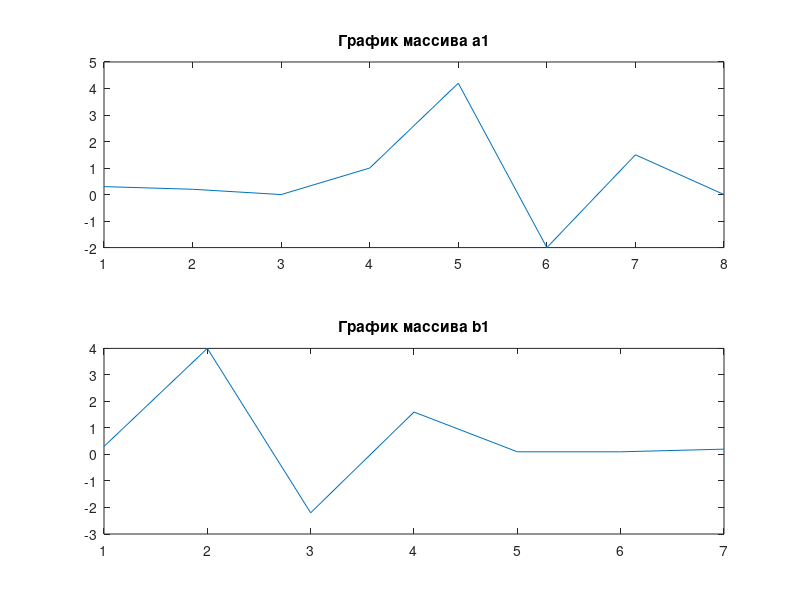
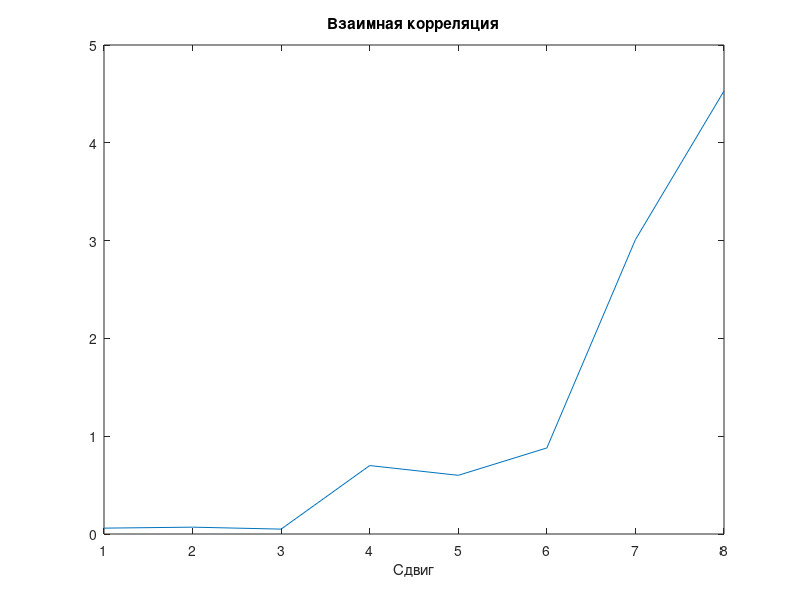
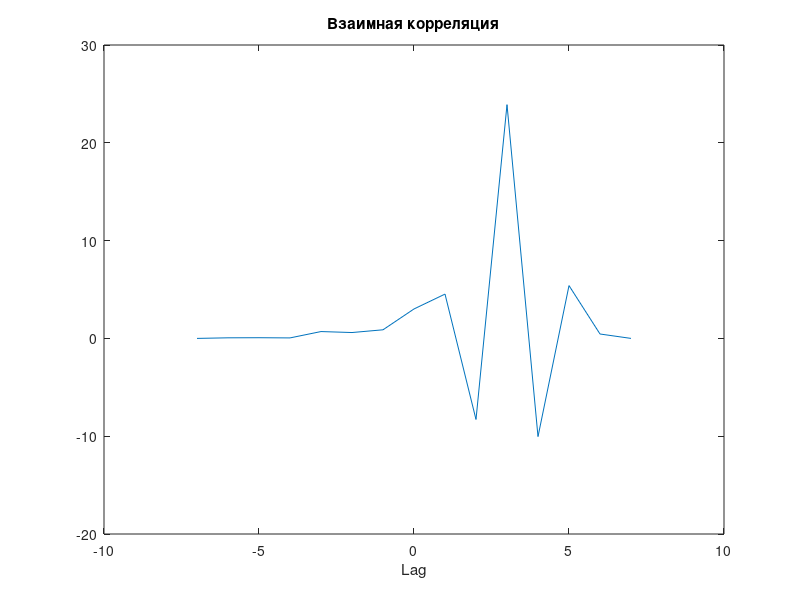

These figures' MATLAB source, in order:

t = 0:0.01:1;


f1 = 6;
f2 = 10;
f3 = 13;


s1 = cos(2 * pi * f1 * t);
s2 = cos(2 * pi * f2 * t);
s3 = cos(2 * pi * f3 * t);

a = 4 * s1 + 4 * s2 + s3;
b = s1 + 1;

corr_s1_a = sum(s1 .* a);
corr_s1_b = sum(s1 .* b);
corr_s2_a = sum(s2 .* a);
corr_s2_b = sum(s2 .* b);
corr_s3_a = sum(s3 .* a);
corr_s3_b = sum(s3 .* b);

norm_corr_s1_a = corr_s1_a / sqrt(sum(s1.^2) * sum(a.^2));
norm_corr_s1_b = corr_s1_b / sqrt(sum(s1.^2) * sum(b.^2));
norm_corr_s2_a = corr_s2_a / sqrt(sum(s2.^2) * sum(a.^2));
norm_corr_s2_b = corr_s2_b / sqrt(sum(s2.^2) * sum(b.^2));
norm_corr_s3_a = corr_s3_a / sqrt(sum(s3.^2) * sum(a.^2));
norm_corr_s3_b = corr_s3_b / sqrt(sum(s3.^2) * sum(b.^2));


disp(['Корреляция s1 и a: ', num2str(corr_s1_a)]);
disp(['Нормализованная корреляция s1 и a: ', num2str(norm_corr_s1_a)]);
disp(['Корреляция s1 и b: ', num2str(corr_s1_b)]);
disp(['Нормализованная корреляция s1 и b: ', num2str(norm_corr_s1_b)]);
disp(['Корреляция s2 и a: ', num2str(corr_s2_a)]);
disp(['Нормализованная корреляция s2 и a: ', num2str(norm_corr_s2_a)]);
disp(['Корреляция s2 и b: ', num2str(corr_s2_b)]);
disp(['Нормализованная корреляция s2 и b: ', num2str(norm_corr_s2_b)]);
disp(['Корреляция s3 и a: ', num2str(corr_s3_a)]);
disp(['Нормализованная корреляция s3 и a: ', num2str(norm_corr_s3_a)]);
disp(['Корреляция s3 и b: ', num2str(corr_s3_b)]);
disp(['Нормализованная корреляция s3 и b: ', num2str(norm_corr_s3_b)]);


a1 = [0.3, 0.2, -0,1, 4.2, -2, 1.5, 0];
b1 = [0.3, 4, -2.2, 1.6, 0.1, 0.1, 0.2];


cross_correlation = conv(a1, fliplr(b1));
correlation_array = cross_correlation(1:length(a1));


[~, max_corr_index] = max(cross_correlation);
max_corr_shift = max_corr_index - length(a1);
disp(['Максимальная корреляция достигается при сдвиге: ', num2str(max_corr_shift)]);


shifted_b1 = circshift(b1, [0, max_corr_shift]);

%a1
subplot(2, 1, 1);
plot(a1);
title('График массива a1');
%b1
subplot(2, 1, 2);
plot(b1);
title('График массива b1');

% Взаимная корреляция
figure;
plot(correlation_array);
title('Взаимная корреляция');
xlabel('Сдвиг');


% Взаимная корреляция xcorr
cross_corr_ab = xcorr(a1, b1);
lag = -length(a1)+1:length(a1)-1;

figure;
plot(lag, cross_corr_ab);
title('Взаимная корреляция');
xlabel('Lag');


